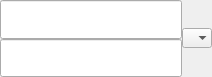
<?xml version="1.0" encoding="UTF-8"?>
<ui version="4.0">
 <class>KanbanDelegateEditor</class>
 <widget class="QWidget" name="KanbanDelegateEditor">
  <property name="geometry">
   <rect>
    <x>0</x>
    <y>0</y>
    <width>212</width>
    <height>77</height>
   </rect>
  </property>
  <property name="sizePolicy">
   <sizepolicy hsizetype="MinimumExpanding" vsizetype="Expanding">
    <horstretch>0</horstretch>
    <verstretch>0</verstretch>
   </sizepolicy>
  </property>
  <property name="minimumSize">
   <size>
    <width>0</width>
    <height>0</height>
   </size>
  </property>
  <property name="maximumSize">
   <size>
    <width>16777215</width>
    <height>16777215</height>
   </size>
  </property>
  <property name="windowTitle">
   <string>KanbanDelegateEditor</string>
  </property>
  <layout class="QHBoxLayout" name="horizontalLayout" stretch="0,0">
   <property name="spacing">
    <number>0</number>
   </property>
   <property name="sizeConstraint">
    <enum>QLayout::SetDefaultConstraint</enum>
   </property>
   <property name="leftMargin">
    <number>0</number>
   </property>
   <property name="topMargin">
    <number>0</number>
   </property>
   <property name="rightMargin">
    <number>0</number>
   </property>
   <property name="bottomMargin">
    <number>0</number>
   </property>
   <item>
    <layout class="QVBoxLayout" name="verticalLayout">
     <property name="spacing">
      <number>0</number>
     </property>
     <property name="sizeConstraint">
      <enum>QLayout::SetMinimumSize</enum>
     </property>
     <property name="leftMargin">
      <number>0</number>
     </property>
     <property name="topMargin">
      <number>0</number>
     </property>
     <property name="rightMargin">
      <number>0</number>
     </property>
     <property name="bottomMargin">
      <number>0</number>
     </property>
     <item>
      <widget class="QLineEdit" name="mStateEditor">
       <property name="sizePolicy">
        <sizepolicy hsizetype="Minimum" vsizetype="Expanding">
         <horstretch>0</horstretch>
         <verstretch>0</verstretch>
        </sizepolicy>
       </property>
       <property name="minimumSize">
        <size>
         <width>0</width>
         <height>0</height>
        </size>
       </property>
      </widget>
     </item>
     <item>
      <widget class="QLineEdit" name="mTextEditor">
       <property name="sizePolicy">
        <sizepolicy hsizetype="Expanding" vsizetype="Expanding">
         <horstretch>0</horstretch>
         <verstretch>0</verstretch>
        </sizepolicy>
       </property>
       <property name="minimumSize">
        <size>
         <width>0</width>
         <height>0</height>
        </size>
       </property>
       <property name="maximumSize">
        <size>
         <width>16777215</width>
         <height>16777215</height>
        </size>
       </property>
      </widget>
     </item>
    </layout>
   </item>
   <item>
    <layout class="QVBoxLayout" name="verticalLayout_2">
     <property name="spacing">
      <number>0</number>
     </property>
     <property name="sizeConstraint">
      <enum>QLayout::SetMaximumSize</enum>
     </property>
     <property name="leftMargin">
      <number>0</number>
     </property>
     <property name="topMargin">
      <number>0</number>
     </property>
     <property name="rightMargin">
      <number>0</number>
     </property>
     <property name="bottomMargin">
      <number>0</number>
     </property>
     <item>
      <spacer name="verticalSpacer_2">
       <property name="orientation">
        <enum>Qt::Vertical</enum>
       </property>
       <property name="sizeHint" stdset="0">
        <size>
         <width>20</width>
         <height>40</height>
        </size>
       </property>
      </spacer>
     </item>
     <item>
      <widget class="QComboBox" name="mColorEditor">
       <property name="sizePolicy">
        <sizepolicy hsizetype="Minimum" vsizetype="Expanding">
         <horstretch>0</horstretch>
         <verstretch>0</verstretch>
        </sizepolicy>
       </property>
       <property name="minimumSize">
        <size>
         <width>0</width>
         <height>0</height>
        </size>
       </property>
       <property name="maximumSize">
        <size>
         <width>30</width>
         <height>16777215</height>
        </size>
       </property>
       <property name="currentIndex">
        <number>-1</number>
       </property>
       <property name="frame">
        <bool>false</bool>
       </property>
       <property name="modelColumn">
        <number>0</number>
       </property>
      </widget>
     </item>
     <item>
      <spacer name="verticalSpacer">
       <property name="orientation">
        <enum>Qt::Vertical</enum>
       </property>
       <property name="sizeHint" stdset="0">
        <size>
         <width>20</width>
         <height>40</height>
        </size>
       </property>
      </spacer>
     </item>
    </layout>
   </item>
  </layout>
 </widget>
 <layoutdefault spacing="6" margin="11"/>
 <resources/>
 <connections/>
</ui>
